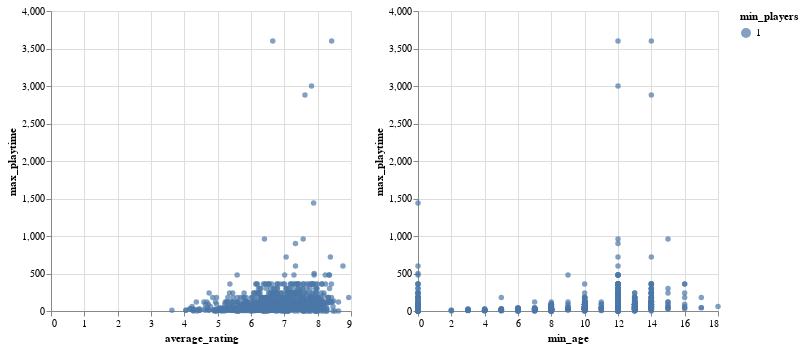

Source (notebook cell):
### Code cell
chart1_singleplayer = chart_singleplayer.encode(x = 'average_rating')
chart2_singleplayer = chart_singleplayer.encode(x = 'min_age')
#chart3_singleplayer = chart_singleplayer.encode(x = 'min_age')
alt.hconcat(chart1_singleplayer, chart2_singleplayer)

### Figure 1 — Vega specification as saved in the notebook (floating-point values rounded to 4 significant figures; data arrays with more than 128 entries replaced by an {"elided": "..."} marker saying what was removed)
{"$schema": "https://vega.github.io/schema/vega/v5.json", "data": [{"name": "source_0"}, {"name": "data_0", "values": {"elided": "1280 records"}}, {"name": "data_1", "values": {"elided": "1280 records"}}, {"name": "data_0_color_domain_min_players_0", "values": [{"min_players": 1}]}, {"name": "data_1_color_domain_min_players_1", "values": [{"min_players": 1}]}, {"name": "data_0_concat_0_x_domain_average_rating", "values": [{"min": 3.626, "max": 8.932}]}, {"name": "data_0_concat_0_y_domain_max_playtime", "values": [{"min": 0, "max": 3600}]}, {"name": "data_1_concat_1_x_domain_min_age", "values": [{"min": 0, "max": 18}]}, {"name": "data_1_concat_1_y_domain_max_playtime", "values": [{"min": 0, "max": 3600}]}], "signals": [{"name": "childWidth", "value": 300}], "marks": [{"type": "group", "name": "concat_0_group", "encode": {"update": {"width": {"signal": "childWidth"}, "height": {"signal": "height"}}}, "marks": [{"type": "symbol", "name": "concat_0_marks", "from": {"data": "data_0"}, "encode": {"update": {"description": {"signal": "\"average_rating: \" + (format(datum[\"average_rating\"], \"\")) + \"; max_playtime: \" + (format(datum[\"max_playtime\"], \"\")) + \"; min_players: \" + (isValid(datum[\"min_players\"]) ? datum[\"min_players\"] : \"\"+datum[\"min_players\"])"}, "shape": {"value": "circle"}, "y": {"field": "max_playtime", "scale": "concat_0_y"}, "ariaRoleDescription": {"value": "circle"}, "opacity": {"value": 0.7}, "x": {"field": "average_rating", "scale": "concat_0_x"}, "fill": {"field": "min_players", "scale": "color"}}}, "style": ["circle"]}], "axes": [{"scale": "concat_0_x", "orient": "bottom", "maxExtent": 0, "labels": false, "zindex": 0, "ticks": false, "gridScale": "concat_0_y", "tickCount": {"signal": "ceil(childWidth/40)"}, "domain": false, "minExtent": 0, "aria": false, "grid": true}, {"scale": "concat_0_y", "orient": "left", "tickCount": {"signal": "ceil(height/40)"}, "domain": false, "grid": true, "zindex": 0, "gridScale": "concat_0_x", "maxExtent": 0, "aria": false, "labels": false, "minExtent": 0, "ticks": false}, {"scale": "concat_0_x", "grid": false, "orient": "bottom", "tickCount": {"signal": "ceil(childWidth/40)"}, "labelFlush": true, "zindex": 0, "title": "average_rating", "labelOverlap": true}, {"scale": "concat_0_y", "labelOverlap": true, "tickCount": {"signal": "ceil(height/40)"}, "title": "max_playtime", "grid": false, "orient": "left", "zindex": 0}], "style": "cell"}, {"type": "group", "name": "concat_1_group", "encode": {"update": {"height": {"signal": "height"}, "width": {"signal": "childWidth"}}}, "marks": [{"type": "symbol", "name": "concat_1_marks", "from": {"data": "data_1"}, "encode": {"update": {"y": {"field": "max_playtime", "scale": "concat_1_y"}, "x": {"field": "min_age", "scale": "concat_1_x"}, "fill": {"field": "min_players", "scale": "color"}, "opacity": {"value": 0.7}, "ariaRoleDescription": {"value": "circle"}, "description": {"signal": "\"min_age: \" + (format(datum[\"min_age\"], \"\")) + \"; max_playtime: \" + (format(datum[\"max_playtime\"], \"\")) + \"; min_players: \" + (isValid(datum[\"min_players\"]) ? datum[\"min_players\"] : \"\"+datum[\"min_players\"])"}, "shape": {"value": "circle"}}}, "style": ["circle"]}], "axes": [{"scale": "concat_1_x", "aria": false, "labels": false, "gridScale": "concat_1_y", "minExtent": 0, "tickCount": {"signal": "ceil(childWidth/40)"}, "domain": false, "maxExtent": 0, "zindex": 0, "ticks": false, "grid": true, "orient": "bottom"}, {"scale": "concat_1_y", "orient": "left", "aria": false, "ticks": false, "tickCount": {"signal": "ceil(height/40)"}, "domain": false, "grid": true, "maxExtent": 0, "minExtent": 0, "zindex": 0, "gridScale": "concat_1_x", "labels": false}, {"scale": "concat_1_x", "labelOverlap": true, "orient": "bottom", "zindex": 0, "grid": false, "labelFlush": true, "title": "min_age", "tickCount": {"signal": "ceil(childWidth/40)"}}, {"scale": "concat_1_y", "zindex": 0, "labelOverlap": true, "title": "max_playtime", "tickCount": {"signal": "ceil(height/40)"}, "orient": "left", "grid": false}], "style": "cell"}], "scales": [{"name": "color", "type": "ordinal", "domain": {"fields": [{"data": "data_0_color_domain_min_players_0", "field": "min_players"}, {"data": "data_1_color_domain_min_players_1", "field": "min_players"}], "sort": true}, "range": "category"}, {"name": "concat_0_x", "type": "linear", "domain": [{"signal": "(data(\"data_0_concat_0_x_domain_average_rating\")[0] || {}).min"}, {"signal": "(data(\"data_0_concat_0_x_domain_average_rating\")[0] || {}).max"}], "range": [0, {"signal": "childWidth"}], "zero": true, "nice": true}, {"name": "concat_0_y", "type": "linear", "domain": [{"signal": "(data(\"data_0_concat_0_y_domain_max_playtime\")[0] || {}).min"}, {"signal": "(data(\"data_0_concat_0_y_domain_max_playtime\")[0] || {}).max"}], "range": [{"signal": "height"}, 0], "nice": true, "zero": true}, {"name": "concat_1_x", "type": "linear", "domain": [{"signal": "(data(\"data_1_concat_1_x_domain_min_age\")[0] || {}).min"}, {"signal": "(data(\"data_1_concat_1_x_domain_min_age\")[0] || {}).max"}], "range": [0, {"signal": "childWidth"}], "nice": true, "zero": true}, {"name": "concat_1_y", "type": "linear", "domain": [{"signal": "(data(\"data_1_concat_1_y_domain_max_playtime\")[0] || {}).min"}, {"signal": "(data(\"data_1_concat_1_y_domain_max_playtime\")[0] || {}).max"}], "range": [{"signal": "height"}, 0], "nice": true, "zero": true}], "height": 300, "padding": 5, "background": "white", "layout": {"padding": 20, "bounds": "full", "align": "each"}, "legends": [{"fill": "color", "symbolType": "circle", "title": "min_players", "encode": {"symbols": {"update": {"opacity": {"value": 0.7}}}}}]}
